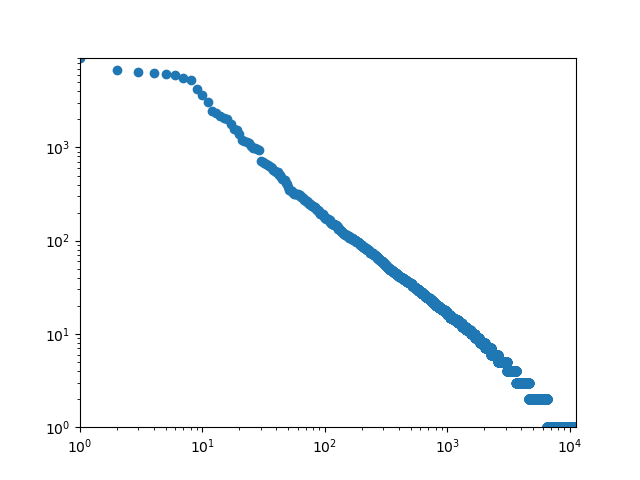

Recreate this plot in Python.
from collections import defaultdict
import matplotlib.pyplot as plt
from matplotlib.font_manager import FontProperties
from morpheme import get_morpheme_dict_lists

def _39():

    morpheme_dict_lists = get_morpheme_dict_lists()

    words = defaultdict(int)
    for line in morpheme_dict_lists:
        for word in line:
            if word["pos"] != "記号":
                words[word["base"]] += 1
    

    # baseがうまく認識しないから*になってるものが多いよ...
    items = sorted(words.items(), key=lambda x: -x[1])
    counts = list(map(lambda x: x[1], items))

    # 散布図のデータ指定
    plt.scatter(range(1, len(counts) + 1),counts)

    # 軸の値の範囲の調整
    plt.xlim(1, len(counts) + 1)
    plt.ylim(1, counts[0])

    # 対数グラフに
    plt.xscale('log')
    plt.yscale('log')

    # 表示
    plt.show()

if __name__ == "__main__":
    _39()
